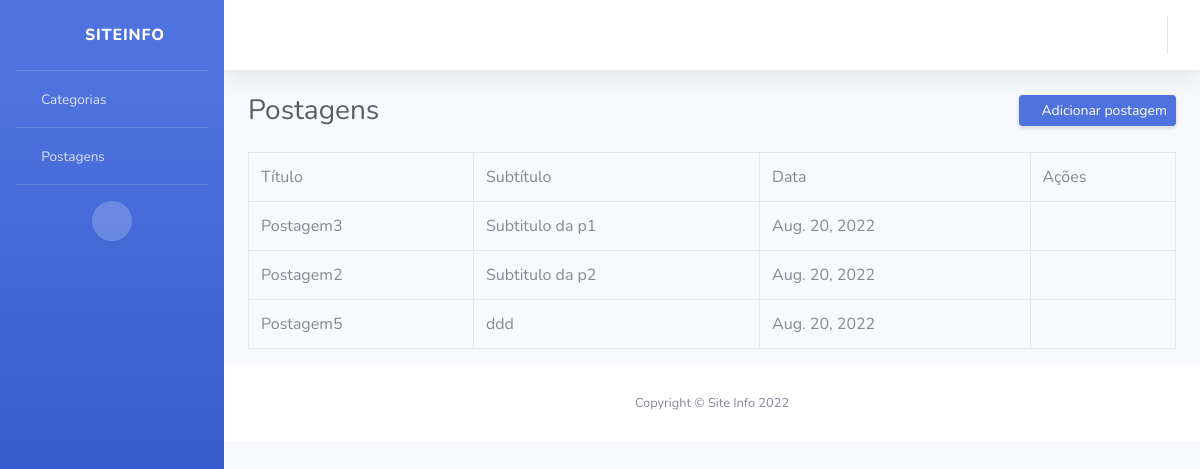
The page /lista_post/ on the database as committed earlier.
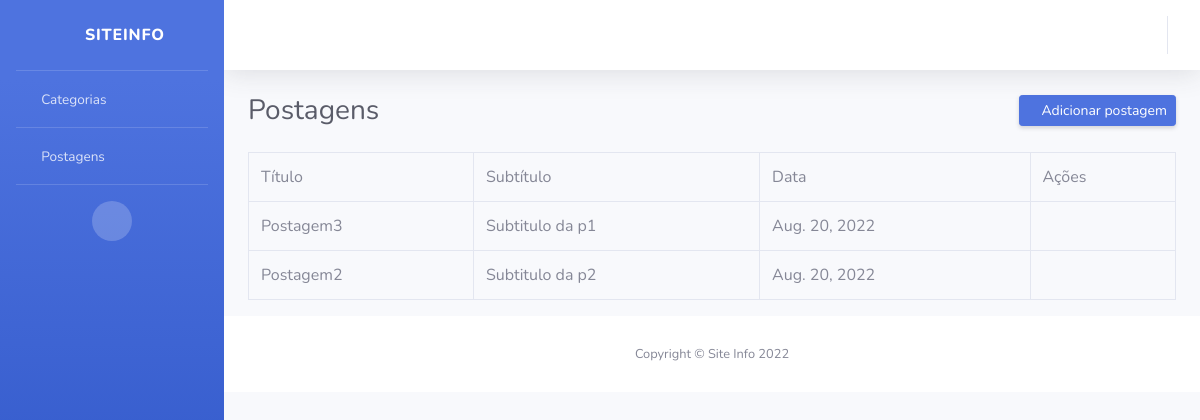
The same page on the database as committed later.
### siteinfo/models.py (models this page shows, shortened)
class Postagem(models.Model):
    titulo = models.CharField(max_length=100)
    subtitulo = models.CharField(max_length=200)
    texto = models.TextField()
    data_publicacao = models.DateField(auto_now=True)
    categoria = models.ForeignKey(
        Categoria, on_delete=models.CASCADE, default=None, null=True)
    usuario = models.ForeignKey(
        Usuario, on_delete=models.CASCADE, default=None, null=True)
    class Meta:
        verbose_name_plural = "Postagens"

### siteinfo/views.py (the view)
# urls.py: path('lista_post/', lista_post, name="listapost"),
def lista_post(request):
    postagens = Postagem.objects.all()
    pacote = {"postagem_chave": postagens}
    return render(request, "lista_post.html", pacote)

### siteinfo/templates/lista_post.html (shortened to what this page needs)
{% extends 'layout.html' %}
{% block content %}
<div class="d-sm-flex align-items-center justify-content-between mb-4">
  <h1 class="h3 mb-0 text-gray-800">Postagens</h1>
  <a href="{% url 'url_criar_postagem' %}" class="d-none d-sm-inline-block btn btn-sm btn-primary shadow-sm"><i class="fas fa-plus fa-sm text-white-50"></i> Adicionar postagem</a>
</div>
<div>
<div class="table-responsive">
    <table border="1" class="table table-bordered" id="dataTable" width="100%" cellspacing="0">
      <tr>
        <td>Título</td>
        <td>Subtítulo</td>
        <td>Data</td>
        <td>Ações</td>
      </tr>
      {% for postagem in postagem_chave %}
      <tr>
        <td>{{ postagem.titulo}}</td>
        <td>{{ postagem.subtitulo}}</td>
        <td>{{ postagem.data_publicacao}}</td>
        <td>
          <a href="{% url 'url_atualizar_postagem' postagem.id %}"> <i class="fa fa-edit"></i></a>
          <a href="{% url 'url_deletar_postagem' postagem.id %}">  <i class="fa fa-trash"></i></a>
        </td>
      </tr>
      {% endfor %}
    </table>
</div>
{% endblock %}

Rows that differ between the two databases and show on the page:
removed Postagem: titulo "Postagem5", subtitulo "ddd", data_publicacao "Aug. 20, 2022"
